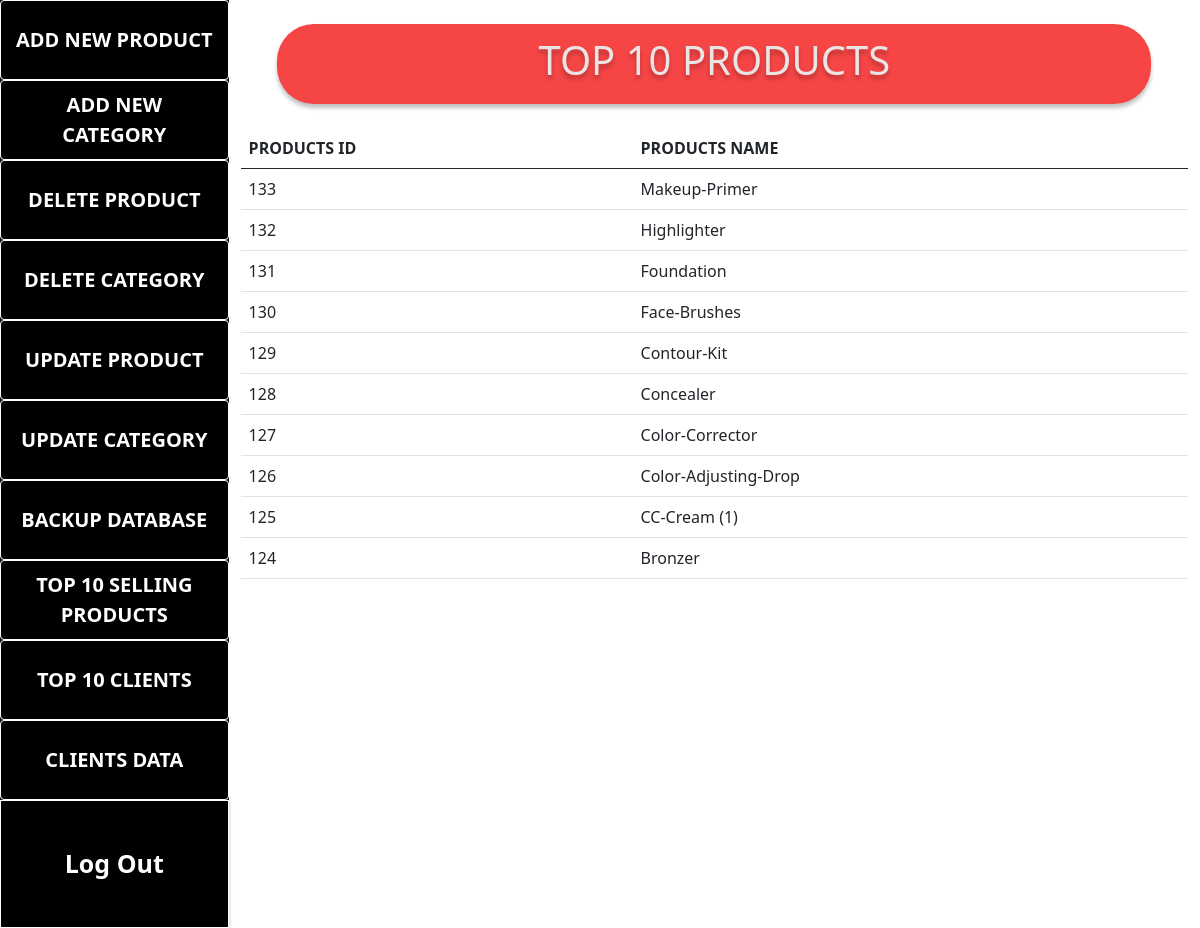
/top10pro.php, run on the app's committed database.
### tables this page shows
CREATE TABLE `products` (
  `id` int(11) NOT NULL,
  `product_name` varchar(20) DEFAULT NULL,
  `product_price` varchar(20) DEFAULT NULL,
  `category_id` int(11) DEFAULT NULL,
  `product_img` varchar(255) DEFAULT NULL
);

### top10pro.php (the view, shortened to what this page needs)
<?php include('config.php'); ?>
<!DOCTYPE html>
<html lang="en">
<head>
    <link href="https://cdn.jsdelivr.net/npm/bootstrap@5.0.2/dist/css/bootstrap.min.css" rel="stylesheet"
>
    <link rel="stylesheet" href="./adminstyle.css">
    <link rel="stylesheet" href="./whiteform.css">
</head>
<body>
    <div class="admin-dashboard-parent">
        <?php include('admin-sidebar.php') ?>
        <div class="admin-panel">
            <div class="container my-4 admin-header">
                <h1>TOP 10 PRODUCTS</h1>
            </div>
            <div class="container products-data">
                <div class="products-data-table mb-5">
                    <table class="table">
                        <thead>
                            <tr>
                                <th scope="row">PRODUCTS ID</th>
                                <th scope="row">PRODUCTS NAME</th>
                            </tr>
                        </thead>
                        <tbody>
                            <?php
                            $sql = "SELECT * FROM `products` ORDER BY id DESC LIMIT 10 OFFSET 20";
                            $top10p = mysqli_query($conn, $sql);
                            while ($rowtopp = mysqli_fetch_array($top10p)) { ?>
                                <tr>
                                    <td scope="row">
                                        <?php echo $rowtopp['id']; ?>
                                    </td>
                                    <td scope="row">
                                        <?php echo $rowtopp['product_name']; ?>
                                    </td>
                                </tr>
                                <?php
                            }
                            ?>
                        </tbody>
                    </table>
                </div>
            </div>
        </div>
    </div>
</body>
</html>

### adminstyle.css (style rules this page uses)
* { padding: 0px; margin: 0px; }
.admin-dashboard-parent { width: 100%; height: 100%; display: flex; gap: 0px; }
.admin-dashboard-parent .admin-panel { width: 85%; height: 100vh; background-color: #FFF; overflow-y: scroll; }
.admin-dashboard-parent .admin-panel .admin-header { width: 100%; height: 80px; padding: 12px 0px; color: #EBE4E4; text-align: center; text-shadow: 0px 4px 4px rgba(0, 0, 0, 0.25); font-family: 'Segoe UI', Tahoma, Geneva, Verdana, sans-serif; font-size: 60px; font-weight: 700; border-radius: 37px; background: #F64545; box-shadow: 0px 4px 4px 0px rgba(0, 0, 0, 0.25); }
@media (min-width:992px) and (max-width:1200px) { .admin-dashboard-parent .admin-panel .admin-header { width: 90%; } }
@media (min-width:1200px) and (max-width:1500px) { .admin-dashboard-parent .admin-panel .admin-header { width: 90%; } }

### whiteform.css (style rules this page uses)
::placeholder { color: #555; }

### data on the page
products: id "133", product_name "Makeup-Primer"
products: id "132", product_name "Highlighter"
products: id "131", product_name "Foundation"
products: id "130", product_name "Face-Brushes"
products: id "129", product_name "Contour-Kit"
products: id "128", product_name "Concealer"
products: id "127", product_name "Color-Corrector"
products: id "126", product_name "Color-Adjusting-Drop"
products: id "125", product_name "CC-Cream (1)"
products: id "124", product_name "Bronzer"
